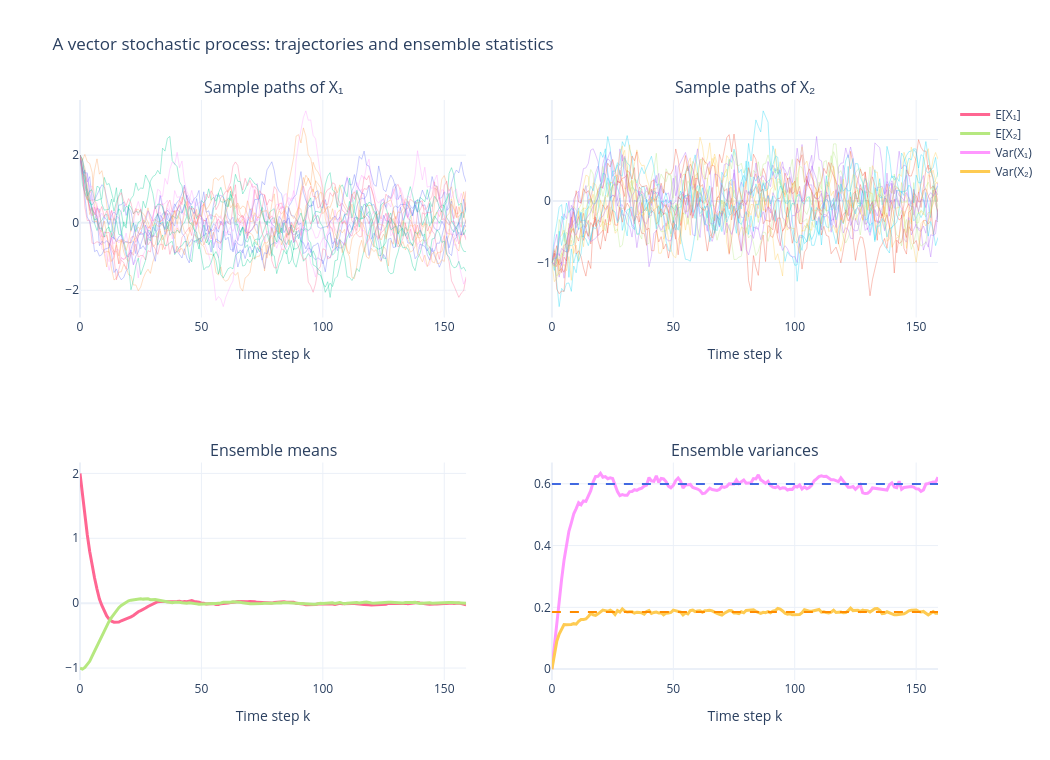

Notebook cell for this chart:
### Markdown cell above
# 1. Vector random (stochastic) processes

A vector stochastic process is a family of random vectors indexed by time:

$$\{X_k:k=0,1,2,\ldots\},\qquad X_k\in\mathbb R^n.
$$

There are two complementary viewpoints:

- Fix an outcome $\omega$: $x_0(\omega),x_1(\omega),\ldots$ is one **sample path** or realization.
- Fix a time $k$: $X_k$ is a random vector described by a distribution over an **ensemble** of possible systems.

The first two moments are

$$m_k=\mathbb E[X_k],$$

and

$$C_{k,\ell}=\mathbb E[(X_k-m_k)(X_\ell-m_\ell)^\top].$$

A process is wide-sense stationary when its mean is constant and its covariance depends only on the lag $r=k-\ell$. Strict stationarity is stronger: all finite-dimensional distributions must be invariant to a common time shift.

## Example: a two-dimensional stable stochastic recursion

We simulate

$$X_{k+1}=FX_k+W_k,\qquad W_k\sim\mathcal N(0,Q).$$

The deterministic initial condition makes the process initially nonstationary. Because $F$ is stable, its mean decays and its covariance approaches a steady value.

### Code cell
F_vec = np.array([[0.92, 0.18],
                  [-0.08, 0.85]])
Q_vec = np.array([[0.08, 0.02],
                  [0.02, 0.05]])
x0_vec = np.array([2.0, -1.0])
n_steps_vec = 160
n_ensemble_vec = 2_000
L_Q_vec = np.linalg.cholesky(Q_vec)

X_vec = np.empty((n_ensemble_vec, 2, n_steps_vec))
X_vec[:, :, 0] = x0_vec
for k in range(n_steps_vec - 1):
    noise_k = rng.standard_normal((n_ensemble_vec, 2)) @ L_Q_vec.T
    X_vec[:, :, k + 1] = X_vec[:, :, k] @ F_vec.T + noise_k

mean_vec = X_vec.mean(axis=0)
var_vec = X_vec.var(axis=0, ddof=1)
time_vec = np.arange(n_steps_vec)

# Fixed-point iteration for the stationary covariance P = F P F^T + Q.
P_stationary = np.zeros((2, 2))
for _ in range(10_000):
    P_next = F_vec @ P_stationary @ F_vec.T + Q_vec
    if np.allclose(P_next, P_stationary, atol=1e-13, rtol=0.0):
        break
    P_stationary = P_next

print('Eigenvalues of F:', np.linalg.eigvals(F_vec))
print('Final empirical mean:', mean_vec[:, -1])
print('Stationary covariance:\n', P_stationary)
print('Final empirical covariance:\n', np.cov(X_vec[:, :, -1], rowvar=False))

assert np.all(np.abs(np.linalg.eigvals(F_vec)) < 1.0)
assert np.allclose(np.cov(X_vec[:, :, -1], rowvar=False), P_stationary, atol=0.08)

fig_process = make_subplots(
    rows=2, cols=2,
    subplot_titles=('Sample paths of X₁', 'Sample paths of X₂',
                    'Ensemble means', 'Ensemble variances')
)
for j in range(18):
    fig_process.add_trace(
        go.Scatter(x=time_vec, y=X_vec[j, 0], mode='lines',
                   line=dict(width=1), opacity=0.35, showlegend=False),
        row=1, col=1
    )
    fig_process.add_trace(
        go.Scatter(x=time_vec, y=X_vec[j, 1], mode='lines',
                   line=dict(width=1), opacity=0.35, showlegend=False),
        row=1, col=2
    )

fig_process.add_trace(go.Scatter(x=time_vec, y=mean_vec[0], mode='lines',
                                 line=dict(width=3), name='E[X₁]'), row=2, col=1)
fig_process.add_trace(go.Scatter(x=time_vec, y=mean_vec[1], mode='lines',
                                 line=dict(width=3), name='E[X₂]'), row=2, col=1)
fig_process.add_trace(go.Scatter(x=time_vec, y=var_vec[0], mode='lines',
                                 line=dict(width=3), name='Var(X₁)'), row=2, col=2)
fig_process.add_trace(go.Scatter(x=time_vec, y=var_vec[1], mode='lines',
                                 line=dict(width=3), name='Var(X₂)'), row=2, col=2)
fig_process.add_hline(y=P_stationary[0, 0], line_dash='dash', line_color='royalblue',
                      row=2, col=2)
fig_process.add_hline(y=P_stationary[1, 1], line_dash='dash', line_color='darkorange',
                      row=2, col=2)
fig_process.update_xaxes(title_text='Time step k')
fig_process.update_layout(
    title='A vector stochastic process: trajectories and ensemble statistics',
    template='plotly_white', width=1_050, height=760
)
fig_process.show()

### Figure 1 — Plotly figure (JSON) as saved in the notebook; plotly's stock layout.template omitted (floating-point values rounded to 4 significant figures; data arrays with more than 128 entries replaced by an {"elided": "..."} marker saying what was removed)
{"data": [{"line": {"width": 1}, "mode": "lines", "opacity": 0.35, "showlegend": false, "type": "scatter", "x": {"elided": "160 int values"}, "xaxis": "x", "y": {"elided": "160 float values"}, "yaxis": "y"}, {"line": {"width": 1}, "mode": "lines", "opacity": 0.35, "showlegend": false, "type": "scatter", "x": {"elided": "160 int values"}, "xaxis": "x2", "y": {"elided": "160 float values"}, "yaxis": "y2"}, {"line": {"width": 1}, "mode": "lines", "opacity": 0.35, "showlegend": false, "type": "scatter", "x": {"elided": "160 int values"}, "xaxis": "x", "y": {"elided": "160 float values"}, "yaxis": "y"}, {"line": {"width": 1}, "mode": "lines", "opacity": 0.35, "showlegend": false, "type": "scatter", "x": {"elided": "160 int values"}, "xaxis": "x2", "y": {"elided": "160 float values"}, "yaxis": "y2"}, {"line": {"width": 1}, "mode": "lines", "opacity": 0.35, "showlegend": false, "type": "scatter", "x": {"elided": "160 int values"}, "xaxis": "x", "y": {"elided": "160 float values"}, "yaxis": "y"}, {"line": {"width": 1}, "mode": "lines", "opacity": 0.35, "showlegend": false, "type": "scatter", "x": {"elided": "160 int values"}, "xaxis": "x2", "y": {"elided": "160 float values"}, "yaxis": "y2"}, {"line": {"width": 1}, "mode": "lines", "opacity": 0.35, "showlegend": false, "type": "scatter", "x": {"elided": "160 int values"}, "xaxis": "x", "y": {"elided": "160 float values"}, "yaxis": "y"}, {"line": {"width": 1}, "mode": "lines", "opacity": 0.35, "showlegend": false, "type": "scatter", "x": {"elided": "160 int values"}, "xaxis": "x2", "y": {"elided": "160 float values"}, "yaxis": "y2"}, {"line": {"width": 1}, "mode": "lines", "opacity": 0.35, "showlegend": false, "type": "scatter", "x": {"elided": "160 int values"}, "xaxis": "x", "y": {"elided": "160 float values"}, "yaxis": "y"}, {"line": {"width": 1}, "mode": "lines", "opacity": 0.35, "showlegend": false, "type": "scatter", "x": {"elided": "160 int values"}, "xaxis": "x2", "y": {"elided": "160 float values"}, "yaxis": "y2"}, {"line": {"width": 1}, "mode": "lines", "opacity": 0.35, "showlegend": false, "type": "scatter", "x": {"elided": "160 int values"}, "xaxis": "x", "y": {"elided": "160 float values"}, "yaxis": "y"}, {"line": {"width": 1}, "mode": "lines", "opacity": 0.35, "showlegend": false, "type": "scatter", "x": {"elided": "160 int values"}, "xaxis": "x2", "y": {"elided": "160 float values"}, "yaxis": "y2"}, {"line": {"width": 1}, "mode": "lines", "opacity": 0.35, "showlegend": false, "type": "scatter", "x": {"elided": "160 int values"}, "xaxis": "x", "y": {"elided": "160 float values"}, "yaxis": "y"}, {"line": {"width": 1}, "mode": "lines", "opacity": 0.35, "showlegend": false, "type": "scatter", "x": {"elided": "160 int values"}, "xaxis": "x2", "y": {"elided": "160 float values"}, "yaxis": "y2"}, {"line": {"width": 1}, "mode": "lines", "opacity": 0.35, "showlegend": false, "type": "scatter", "x": {"elided": "160 int values"}, "xaxis": "x", "y": {"elided": "160 float values"}, "yaxis": "y"}, {"line": {"width": 1}, "mode": "lines", "opacity": 0.35, "showlegend": false, "type": "scatter", "x": {"elided": "160 int values"}, "xaxis": "x2", "y": {"elided": "160 float values"}, "yaxis": "y2"}, {"line": {"width": 1}, "mode": "lines", "opacity": 0.35, "showlegend": false, "type": "scatter", "x": {"elided": "160 int values"}, "xaxis": "x", "y": {"elided": "160 float values"}, "yaxis": "y"}, {"line": {"width": 1}, "mode": "lines", "opacity": 0.35, "showlegend": false, "type": "scatter", "x": {"elided": "160 int values"}, "xaxis": "x2", "y": {"elided": "160 float values"}, "yaxis": "y2"}, {"line": {"width": 1}, "mode": "lines", "opacity": 0.35, "showlegend": false, "type": "scatter", "x": {"elided": "160 int values"}, "xaxis": "x", "y": {"elided": "160 float values"}, "yaxis": "y"}, {"line": {"width": 1}, "mode": "lines", "opacity": 0.35, "showlegend": false, "type": "scatter", "x": {"elided": "160 int values"}, "xaxis": "x2", "y": {"elided": "160 float values"}, "yaxis": "y2"}, {"line": {"width": 1}, "mode": "lines", "opacity": 0.35, "showlegend": false, "type": "scatter", "x": {"elided": "160 int values"}, "xaxis": "x", "y": {"elided": "160 float values"}, "yaxis": "y"}, {"line": {"width": 1}, "mode": "lines", "opacity": 0.35, "showlegend": false, "type": "scatter", "x": {"elided": "160 int values"}, "xaxis": "x2", "y": {"elided": "160 float values"}, "yaxis": "y2"}, {"line": {"width": 1}, "mode": "lines", "opacity": 0.35, "showlegend": false, "type": "scatter", "x": {"elided": "160 int values"}, "xaxis": "x", "y": {"elided": "160 float values"}, "yaxis": "y"}, {"line": {"width": 1}, "mode": "lines", "opacity": 0.35, "showlegend": false, "type": "scatter", "x": {"elided": "160 int values"}, "xaxis": "x2", "y": {"elided": "160 float values"}, "yaxis": "y2"}, {"line": {"width": 1}, "mode": "lines", "opacity": 0.35, "showlegend": false, "type": "scatter", "x": {"elided": "160 int values"}, "xaxis": "x", "y": {"elided": "160 float values"}, "yaxis": "y"}, {"line": {"width": 1}, "mode": "lines", "opacity": 0.35, "showlegend": false, "type": "scatter", "x": {"elided": "160 int values"}, "xaxis": "x2", "y": {"elided": "160 float values"}, "yaxis": "y2"}, {"line": {"width": 1}, "mode": "lines", "opacity": 0.35, "showlegend": false, "type": "scatter", "x": {"elided": "160 int values"}, "xaxis": "x", "y": {"elided": "160 float values"}, "yaxis": "y"}, {"line": {"width": 1}, "mode": "lines", "opacity": 0.35, "showlegend": false, "type": "scatter", "x": {"elided": "160 int values"}, "xaxis": "x2", "y": {"elided": "160 float values"}, "yaxis": "y2"}, {"line": {"width": 1}, "mode": "lines", "opacity": 0.35, "showlegend": false, "type": "scatter", "x": {"elided": "160 int values"}, "xaxis": "x", "y": {"elided": "160 float values"}, "yaxis": "y"}, {"line": {"width": 1}, "mode": "lines", "opacity": 0.35, "showlegend": false, "type": "scatter", "x": {"elided": "160 int values"}, "xaxis": "x2", "y": {"elided": "160 float values"}, "yaxis": "y2"}, {"line": {"width": 1}, "mode": "lines", "opacity": 0.35, "showlegend": false, "type": "scatter", "x": {"elided": "160 int values"}, "xaxis": "x", "y": {"elided": "160 float values"}, "yaxis": "y"}, {"line": {"width": 1}, "mode": "lines", "opacity": 0.35, "showlegend": false, "type": "scatter", "x": {"elided": "160 int values"}, "xaxis": "x2", "y": {"elided": "160 float values"}, "yaxis": "y2"}, {"line": {"width": 1}, "mode": "lines", "opacity": 0.35, "showlegend": false, "type": "scatter", "x": {"elided": "160 int values"}, "xaxis": "x", "y": {"elided": "160 float values"}, "yaxis": "y"}, {"line": {"width": 1}, "mode": "lines", "opacity": 0.35, "showlegend": false, "type": "scatter", "x": {"elided": "160 int values"}, "xaxis": "x2", "y": {"elided": "160 float values"}, "yaxis": "y2"}, {"line": {"width": 1}, "mode": "lines", "opacity": 0.35, "showlegend": false, "type": "scatter", "x": {"elided": "160 int values"}, "xaxis": "x", "y": {"elided": "160 float values"}, "yaxis": "y"}, {"line": {"width": 1}, "mode": "lines", "opacity": 0.35, "showlegend": false, "type": "scatter", "x": {"elided": "160 int values"}, "xaxis": "x2", "y": {"elided": "160 float values"}, "yaxis": "y2"}, {"line": {"width": 3}, "mode": "lines", "name": "E[X₁]", "type": "scatter", "x": {"elided": "160 int values"}, "xaxis": "x3", "y": {"elided": "160 float values"}, "yaxis": "y3"}, {"line": {"width": 3}, "mode": "lines", "name": "E[X₂]", "type": "scatter", "x": {"elided": "160 int values"}, "xaxis": "x3", "y": {"elided": "160 float values"}, "yaxis": "y3"}, {"line": {"width": 3}, "mode": "lines", "name": "Var(X₁)", "type": "scatter", "x": {"elided": "160 int values"}, "xaxis": "x4", "y": {"elided": "160 float values"}, "yaxis": "y4"}, {"line": {"width": 3}, "mode": "lines", "name": "Var(X₂)", "type": "scatter", "x": {"elided": "160 int values"}, "xaxis": "x4", "y": {"elided": "160 float values"}, "yaxis": "y4"}], "layout": {"annotations": [{"font": {"size": 16}, "showarrow": false, "text": "Sample paths of X₁", "x": 0.225, "xanchor": "center", "xref": "paper", "y": 1, "yanchor": "bottom", "yref": "paper"}, {"font": {"size": 16}, "showarrow": false, "text": "Sample paths of X₂", "x": 0.775, "xanchor": "center", "xref": "paper", "y": 1, "yanchor": "bottom", "yref": "paper"}, {"font": {"size": 16}, "showarrow": false, "text": "Ensemble means", "x": 0.225, "xanchor": "center", "xref": "paper", "y": 0.375, "yanchor": "bottom", "yref": "paper"}, {"font": {"size": 16}, "showarrow": false, "text": "Ensemble variances", "x": 0.775, "xanchor": "center", "xref": "paper", "y": 0.375, "yanchor": "bottom", "yref": "paper"}], "height": 760, "shapes": [{"line": {"color": "royalblue", "dash": "dash"}, "type": "line", "x0": 0, "x1": 1, "xref": "x4 domain", "y0": 0.5991, "y1": 0.5991, "yref": "y4"}, {"line": {"color": "darkorange", "dash": "dash"}, "type": "line", "x0": 0, "x1": 1, "xref": "x4 domain", "y0": 0.1851, "y1": 0.1851, "yref": "y4"}], "title": {"text": "A vector stochastic process: trajectories and ensemble statistics"}, "width": 1050, "xaxis": {"anchor": "y", "domain": [0, 0.45], "title": {"text": "Time step k"}}, "xaxis2": {"anchor": "y2", "domain": [0.55, 1], "title": {"text": "Time step k"}}, "xaxis3": {"anchor": "y3", "domain": [0, 0.45], "title": {"text": "Time step k"}}, "xaxis4": {"anchor": "y4", "domain": [0.55, 1], "title": {"text": "Time step k"}}, "yaxis": {"anchor": "x", "domain": [0.625, 1]}, "yaxis2": {"anchor": "x2", "domain": [0.625, 1]}, "yaxis3": {"anchor": "x3", "domain": [0, 0.375]}, "yaxis4": {"anchor": "x4", "domain": [0, 0.375]}}}
